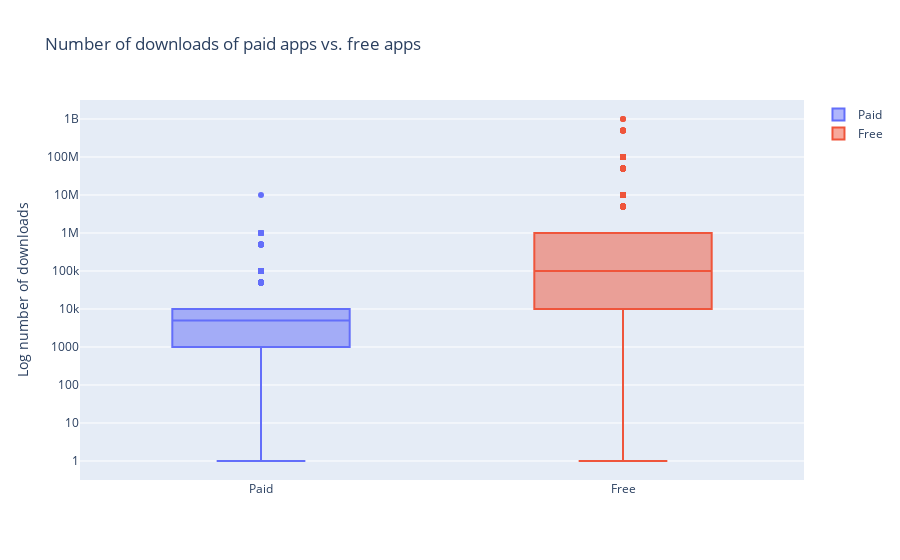

Notebook cell for this chart:
### Markdown cell above
## 9. Popularity of paid apps vs free apps
<p>For apps in the Play Store today, there are five types of pricing strategies: free, freemium, paid, paymium, and subscription. Let's focus on free and paid apps only. Some characteristics of free apps are:</p>
<ul>
<li>Free to download.</li>
<li>Main source of income often comes from advertisements.</li>
<li>Often created by companies that have other products and the app serves as an extension of those products.</li>
<li>Can serve as a tool for customer retention, communication, and customer service.</li>
</ul>
<p>Some characteristics of paid apps are:</p>
<ul>
<li>Users are asked to pay once for the app to download and use it.</li>
<li>The user can't really get a feel for the app before buying it.</li>
</ul>
<p>Are paid apps installed as much as free apps? It turns out that paid apps have a relatively lower number of installs than free apps, though the difference is not as stark as I would have expected!</p>

### Code cell
trace0 = go.Box(
    # Data for paid apps
    y = apps[apps['Type'] == 'Paid']['Installs'],
    name = 'Paid'
)

trace1 = go.Box(
    # Data for free apps
    y = apps[apps['Type'] == 'Free']['Installs'],
    name = 'Free'
)

layout = go.Layout(
    title = "Number of downloads of paid apps vs. free apps",
    yaxis = dict(title = "Log number of downloads",
                type = 'log',
                autorange = True)
)

# Add trace0 and trace1 to a list for plotting
data = [trace0, trace1]
plotly.offline.iplot({'data': data, 'layout': layout})

### Figure 1 — Plotly figure (JSON) as saved in the notebook; plotly's stock layout.template omitted (floating-point values rounded to 4 significant figures; data arrays with more than 128 entries replaced by an {"elided": "..."} marker saying what was removed)
{"data": [{"name": "Paid", "type": "box", "y": {"elided": "539 int values"}}, {"name": "Free", "type": "box", "y": {"elided": "6482 int values"}}], "layout": {"title": {"text": "Number of downloads of paid apps vs. free apps"}, "yaxis": {"autorange": true, "title": {"text": "Log number of downloads"}, "type": "log"}}}
